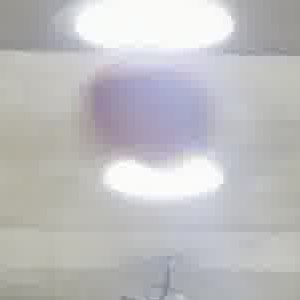
#> input picture src/images/basketball_crop.jpg, 300 x 300 px
$ python basketball_contour.py
#> lines starting #> are read from the running program, lines starting #| are printed output that depends on the picture; after the words box and inside, x2 and y2 are one past the last pixel; in counts of white or black regions, pixels touching at a corner belong together
import argparse
from pathlib import Path

import cv2
import numpy as np
import matplotlib.pyplot as plt


def parse_args():
    project_dir = Path(__file__).resolve().parent
    parser = argparse.ArgumentParser(
        description="Segment a basketball, clean its binary mask, and select its contour."
    )
    parser.add_argument(
        "--image",
        type=Path,
        default=project_dir / "src" / "images" / "basketball_crop.jpg",
        help="Path to the input image.",
    )
    parser.add_argument(
        "--output-dir",
        type=Path,
        default=project_dir / "src" / "output" / "basketball_contour",
        help="Directory where result images are saved.",
    )
    return parser.parse_args()


def main():
    args = parse_args()
    image_bgr = cv2.imread(str(args.image))
#> image_bgr is the input picture: shape (300, 300, 3); mean B, G, R 191.8, 190.1, 190.6
    if image_bgr is None:
        raise FileNotFoundError(f"Could not read input image: {args.image}")

    image_rgb = cv2.cvtColor(image_bgr, cv2.COLOR_BGR2RGB)

    # Apply CLAHE to lightness, then segment with the notebook's LAB range.
    image_lab = cv2.cvtColor(image_bgr, cv2.COLOR_BGR2LAB)
#> image_lab: shape (300, 300, 3); mean of channels 0, 1, 2 196.5, 128.6, 127.2
    lightness, channel_a, channel_b = cv2.split(image_lab)
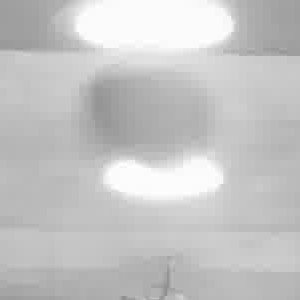
#> lightness: shape (300, 300); min 142, max 255, mean 196.5
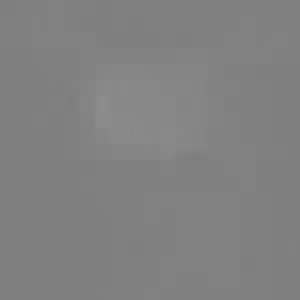
#> channel_a: shape (300, 300); min 125, max 141, mean 128.6
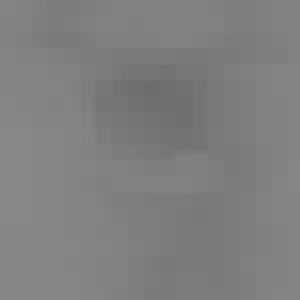
#> channel_b: shape (300, 300); min 109, max 136, mean 127.2
    clahe = cv2.createCLAHE(clipLimit=2.0, tileGridSize=(8, 8))
    enhanced_lab = cv2.merge((clahe.apply(lightness), channel_a, channel_b))
#> enhanced_lab: shape (300, 300, 3); mean of channels 0, 1, 2 186.3, 128.6, 127.2
    lower_basketball_lab = np.array([70, 130, 70], dtype=np.uint8)
    upper_basketball_lab = np.array([180, 230, 185], dtype=np.uint8)
    initial_mask = cv2.inRange(
        enhanced_lab, lower_basketball_lab, upper_basketball_lab
    )
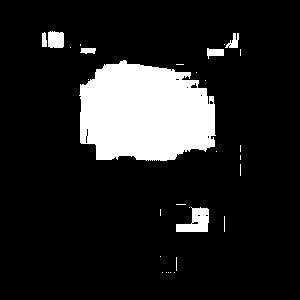
#> initial_mask: shape (300, 300); 13.7% white; 30 white regions (23 under 20 px), largest, box (x1, y1, x2, y2) and area: (79, 60, 216, 161) 11041, (176, 207, 209, 232) 515, (48, 31, 64, 48) 253

    # Opening removes small noise; closing fills gaps inside the ball region.
    kernel = cv2.getStructuringElement(cv2.MORPH_ELLIPSE, (5, 5))
    opened_mask = cv2.morphologyEx(
        initial_mask, cv2.MORPH_OPEN, kernel, iterations=1
    )
#> opened_mask: shape (300, 300); 13.3% white; 8 white regions (1 under 20 px), largest, box (x1, y1, x2, y2) and area: (80, 60, 215, 161) 10926, (176, 207, 209, 232) 498, (48, 31, 64, 48) 251
    final_mask = cv2.morphologyEx(
        opened_mask, cv2.MORPH_CLOSE, kernel, iterations=2
    )
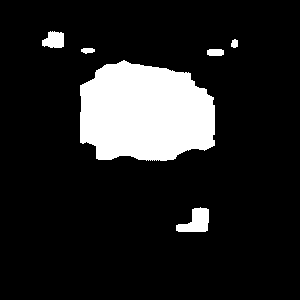
#> final_mask: shape (300, 300); 13.5% white; 6 white regions

    contours, _ = cv2.findContours(
        final_mask.copy(), cv2.RETR_EXTERNAL, cv2.CHAIN_APPROX_SIMPLE
    )
#> contours = 6 contours; box (x1, y1, x2, y2) and area: (80, 60, 215, 161) 10874, (176, 207, 209, 232) 472, (42, 31, 64, 48) 260, (207, 49, 224, 56) 90, (81, 48, 95, 54) 48, (231, 39, 238, 48) 38
    if not contours:
        raise RuntimeError(
            "No basketball contour found. Adjust the LAB thresholds for this image."
        )

    basketball_contour = max(contours, key=cv2.contourArea)
#> basketball_contour = contour of 192 points, box (x1, y1, x2, y2) (80, 60, 215, 161), area 10874
    if cv2.contourArea(basketball_contour) == 0:
        raise RuntimeError("The selected contour has no area.")

    basketball_mask = np.zeros_like(final_mask)
    cv2.drawContours(
        basketball_mask, [basketball_contour], contourIdx=-1, color=255, thickness=cv2.FILLED
    )
#> basketball_mask: shape (300, 300); 12.3% white; 1 white region, box (x1, y1, x2, y2) and area: (80, 60, 215, 161) 11079
    basketball_region = cv2.bitwise_and(image_rgb, image_rgb, mask=basketball_mask)
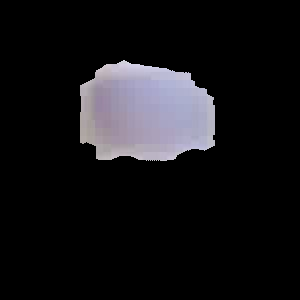
#> basketball_region: shape (300, 300, 3); mean R, G, B 21.3, 20.6, 23.2

    outline_image = image_rgb.copy()
    cv2.drawContours(
        outline_image, [basketball_contour], contourIdx=-1, color=(0, 255, 0), thickness=3
    )
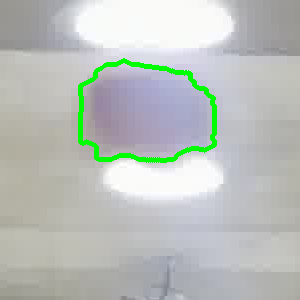
#> outline_image: shape (300, 300, 3); mean R, G, B 186.3, 191.6, 187.4

    args.output_dir.mkdir(parents=True, exist_ok=True)
    cv2.imwrite(str(args.output_dir / "final_mask.png"), basketball_mask)
    cv2.imwrite(
        str(args.output_dir / "basketball_outline.png"),
        cv2.cvtColor(outline_image, cv2.COLOR_RGB2BGR),
    )
    cv2.imwrite(
        str(args.output_dir / "basketball_region.png"),
        cv2.cvtColor(basketball_region, cv2.COLOR_RGB2BGR),
    )

    x, y, width, height = cv2.boundingRect(basketball_contour)
#> x = 80; y = 60; width = 135; height = 101
    print(f"Selected contour area: {cv2.contourArea(basketball_contour):.0f} px")
#| Selected contour area: 10874 px
    print(f"Bounding box: x={x}, y={y}, width={width}, height={height}")
#| Bounding box: x=80, y=60, width=135, height=101
    print(f"Saved results to: {args.output_dir}")

    figure, axes = plt.subplots(2, 2, figsize=(12, 9))
    axes[0, 0].imshow(image_rgb)
    axes[0, 0].set_title("Original")
    axes[0, 1].imshow(initial_mask, cmap="gray")
    axes[0, 1].set_title("Initial LAB mask")
    axes[1, 0].imshow(basketball_mask, cmap="gray")
    axes[1, 0].set_title("Final basketball mask")
    axes[1, 1].imshow(outline_image)
    axes[1, 1].set_title("Selected contour")
    for axis in axes.flat:
        axis.axis("off")
    figure.tight_layout()
    plt.show()


if __name__ == "__main__":
    main()

$ run again, with src/images/basketball.jpg copied over src/images/basketball_crop.jpg
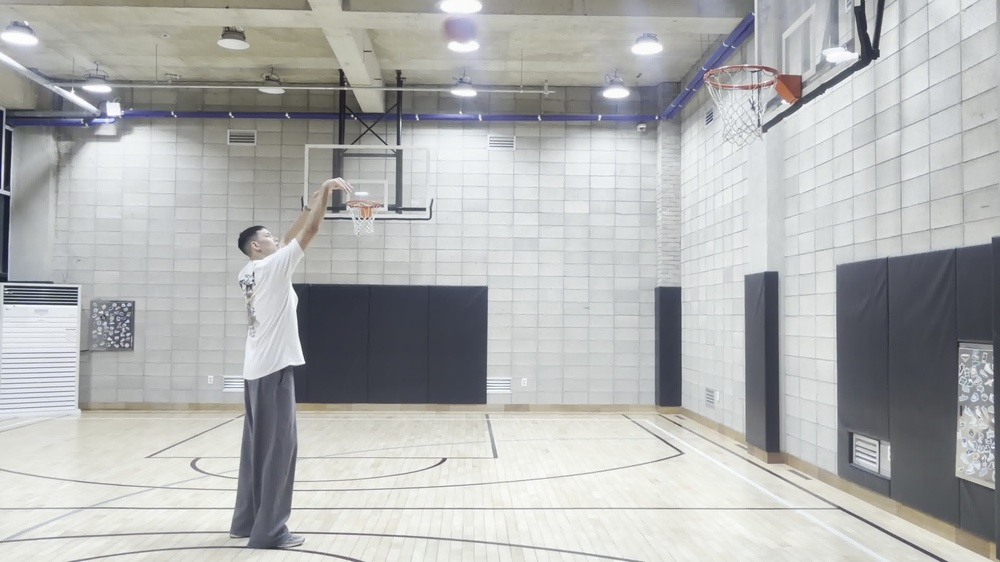
#> input picture src/images/basketball.jpg, 1000 x 562 px, shrunk from 3840 x 2160 before the run
#> in main, image_bgr is the input picture: shape (562, 1000, 3); mean B, G, R 177.9, 178.6, 177.1
#> image_lab: shape (562, 1000, 3); mean of channels 0, 1, 2 183.7, 127.5, 128
#> enhanced_lab: shape (562, 1000, 3); mean of channels 0, 1, 2 165.8, 127.5, 128
#> in main, `initial_mask = cv2.inRange( enhanced_lab, lower_basketball_lab, upper_..`:
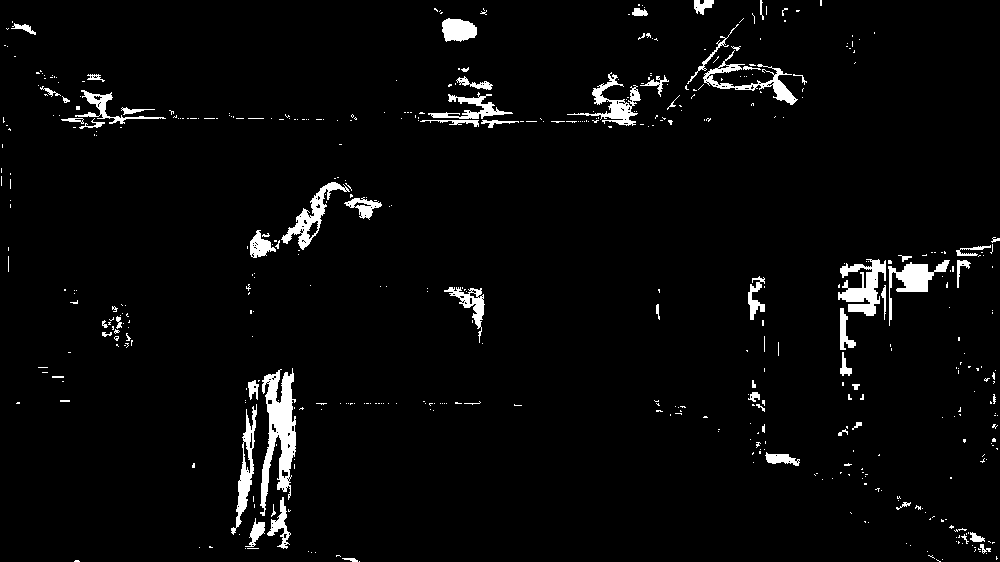
#> initial_mask: shape (562, 1000); 3.4% white; 499 white regions (434 under 20 px), largest, box (x1, y1, x2, y2) and area: (260, 368, 296, 516) 2658, (838, 259, 886, 316) 1392, (281, 182, 350, 250) 1091
#> opened_mask: shape (562, 1000); 2% white; 63 white regions (7 under 20 px), largest, box (x1, y1, x2, y2) and area: (261, 374, 296, 503) 2213, (840, 260, 886, 316) 1037, (896, 263, 934, 292) 758
#> final_mask: shape (562, 1000); 2.2% white; 37 white regions (3 under 20 px)
#> contours = 37 contours, 4 with area under 20; largest, box (x1, y1, x2, y2) and area: (261, 374, 296, 503) 2506, (840, 260, 951, 348) 2208, (282, 182, 341, 249) 952, (442, 18, 477, 41) 595, (592, 80, 633, 125) 519
#> basketball_contour = contour of 158 points, box (x1, y1, x2, y2) (261, 374, 296, 503), area 2506
#> basketball_mask: shape (562, 1000); 0.48% white; 1 white region, box (x1, y1, x2, y2) and area: (261, 374, 296, 503) 2693
#> outline_image: shape (562, 1000, 3); mean R, G, B 176.8, 179.1, 177.6
#> in main, `cv2.imwrite( str(args.output_dir / "basketball_region.png"), cv2.cvtCo..`:
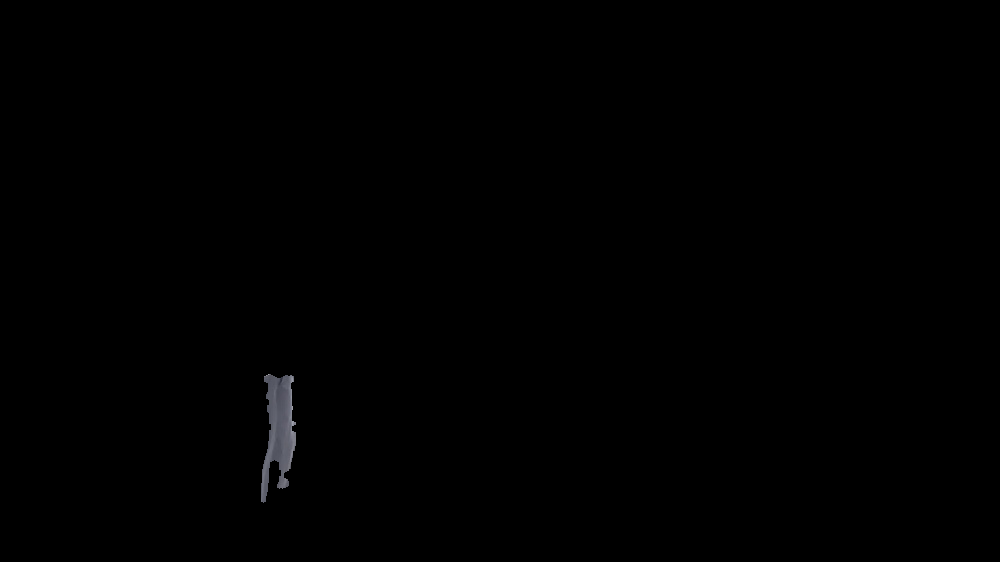
#> saved as basketball_region.png: shape (562, 1000, 3); mean B, G, R 0.5, 0.5, 0.5
#> x = 261; y = 374; width = 35; height = 129
#| Selected contour area: 2506 px
#| Bounding box: x=261, y=374, width=35, height=129
